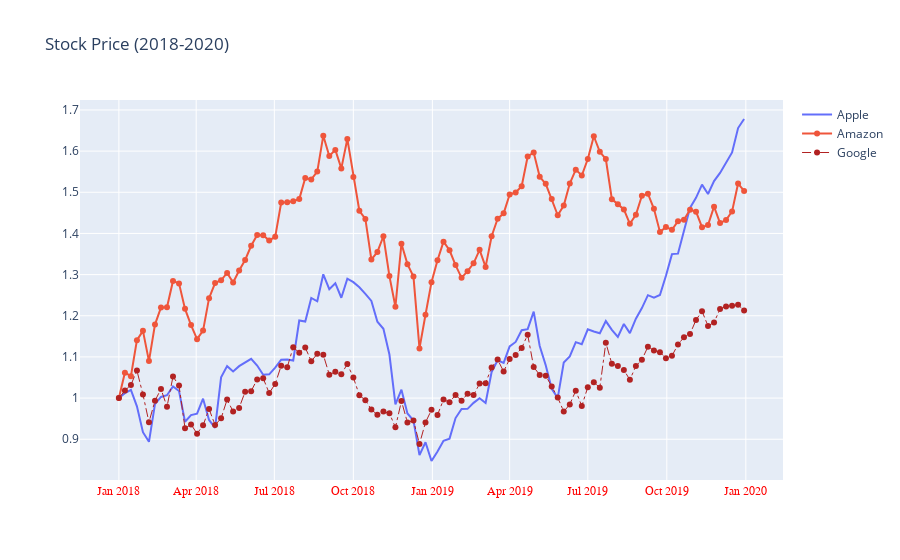

The notebook cell saved with this chart:
### Code cell
fig.update_layout(xaxis = dict(showline=True, showgrid=True, 
                               showticklabels=True,
                              tickfont=dict(family='Arial', size=12, color='red')))
